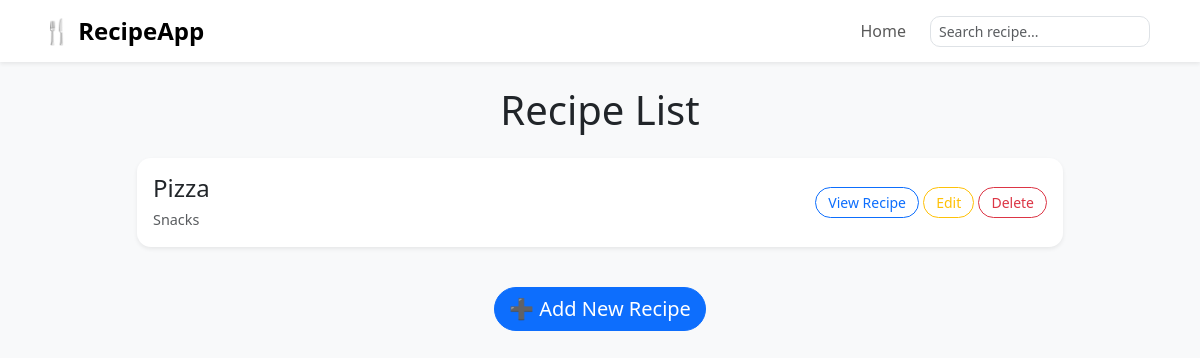
/, run on an earlier commit of the app's database.
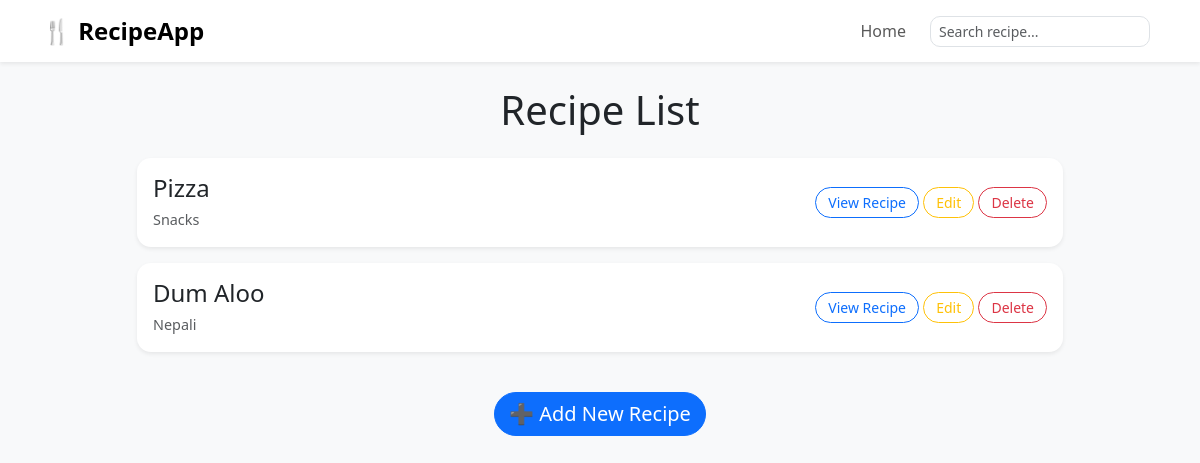
And on a later commit of the database.
### recipebook_app/models.py (models this page shows, shortened)
class Recipe(models.Model):
    name = models.CharField(max_length=100)
    category = models.CharField(max_length=50)
    ingredients = models.TextField()
    steps = models.TextField()
    created_at = models.DateTimeField(auto_now_add=True)

### recipebook_app/views.py (the view)
# urls.py: path("",views.recipe_list, name="recipe_list"),
def recipe_list(request):
    recipes = Recipe.objects.all()
    return render(
        request,
        "recipe_list.html",
        {"recipes": recipes}
    )

### recipebook_app/templates/recipe_list.html (shortened to what this page needs)
{% extends "base.html" %}
{% block content %}
<h1 class="mb-4 text-center"> Recipe List</h1>
{% if recipes %}
<div class="row justify-content-center">
    {% for recipe in recipes %}
    <div class="col-md-10 mb-3">
        <div class="card shadow-sm border-0">
            <div class="card-body d-flex justify-content-between align-items-center">
                <div>
                    <h4 class="mb-1">{{ recipe.name }}</h4>
                    <span class="text-muted">{{ recipe.category }}</span>
                </div>
                <div>
                    <button class="btn btn-outline-primary btn-sm"
                            data-bs-toggle="collapse"
                            data-bs-target="#recipe{{ recipe.id }}">
                        View Recipe
                    </button>
                    <a href="{% url 'edit_recipe' recipe.id %}" class="btn btn-outline-warning btn-sm">Edit</a>
                    <a href="{% url 'delete_recipe' recipe.id %}" class="btn btn-outline-danger btn-sm">Delete</a>
                </div>
            </div>
        </div>
    </div>
    {% endfor %}
</div>
{% else %}
<p class="text-center">No recipes found.</p>
{% endif %}
<div class="text-center mt-4">
    <a href="{% url 'add_recipe' %}" class="btn btn-lg btn-primary">➕ Add New Recipe</a>
</div>
{% endblock %}

What changed in the data, as far as the page shows it:
added Recipe: name "Dum Aloo", category "Nepali"
